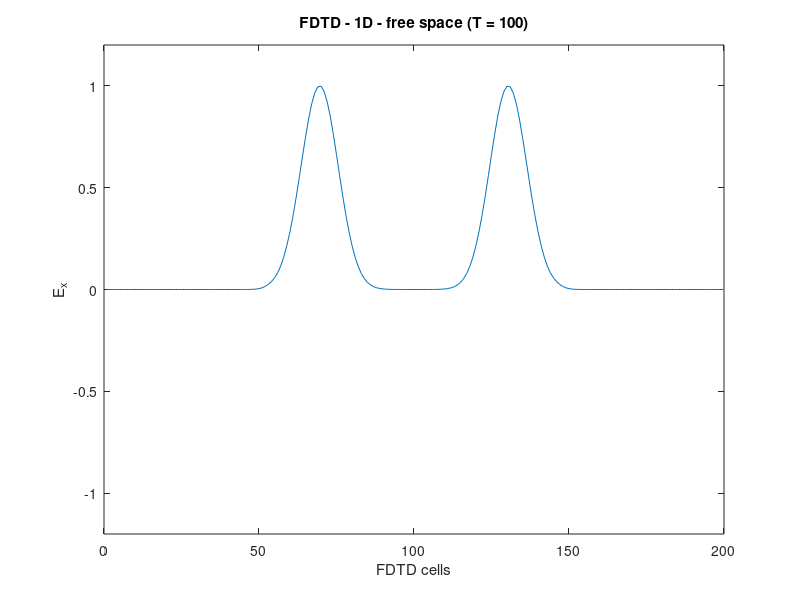
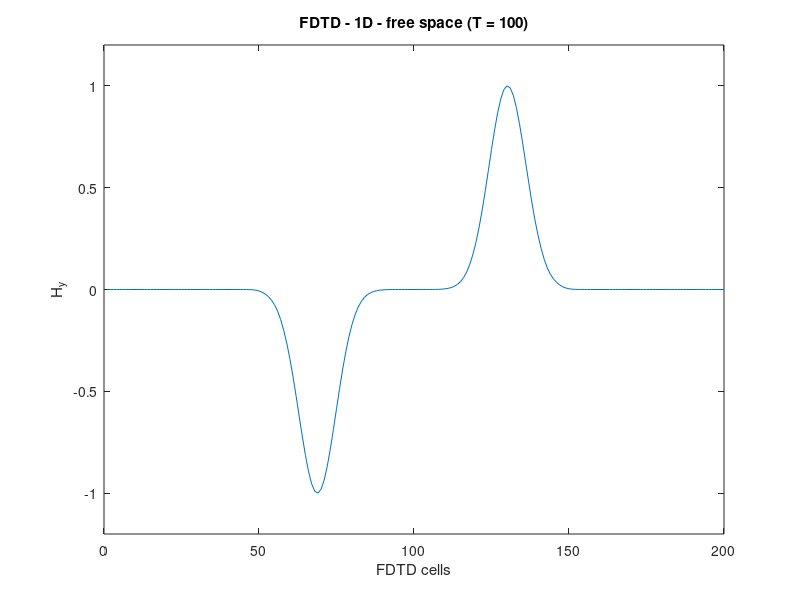

Here is the MATLAB script that generated these plots, in order:
clear; clc; close all;

% FDTD - 1D - FREE SPACE

ke=200;
ex = zeros(1,ke); hy = zeros(1,ke);

% pulse parameters
kc = ke/2;
t0 = 40;
spread = 12;
N = 100;

% MAIN FDTD Loop
% n -> TIME
% k -> SPACE
for n = 1:N+1
   
    for k=2:ke
       ex(k) = ex(k) + 0.5* ( hy(k-1)-hy(k) ); 
    end
    
    % put a gaussian pulse in the middle
    pulse = exp( -0.5 * ((t0-n)/spread)^2 );
    ex(kc) = pulse;
    
    for k=1:ke-1
       hy(k) = hy(k) + 0.5* ( ex(k)-ex(k+1) ); 
    end
    
end

%%
figure
plot(ex); ylabel('E_x'); xlabel('FDTD cells'); 
ylim([-1.2 1.2]); title(['FDTD - 1D - free space (T = ', num2str(N) , ')' ]);
figure
plot(hy); ylabel('H_y'); xlabel('FDTD cells'); 
ylim([-1.2 1.2]); title(['FDTD - 1D - free space (T = ', num2str(N) , ')' ]);



